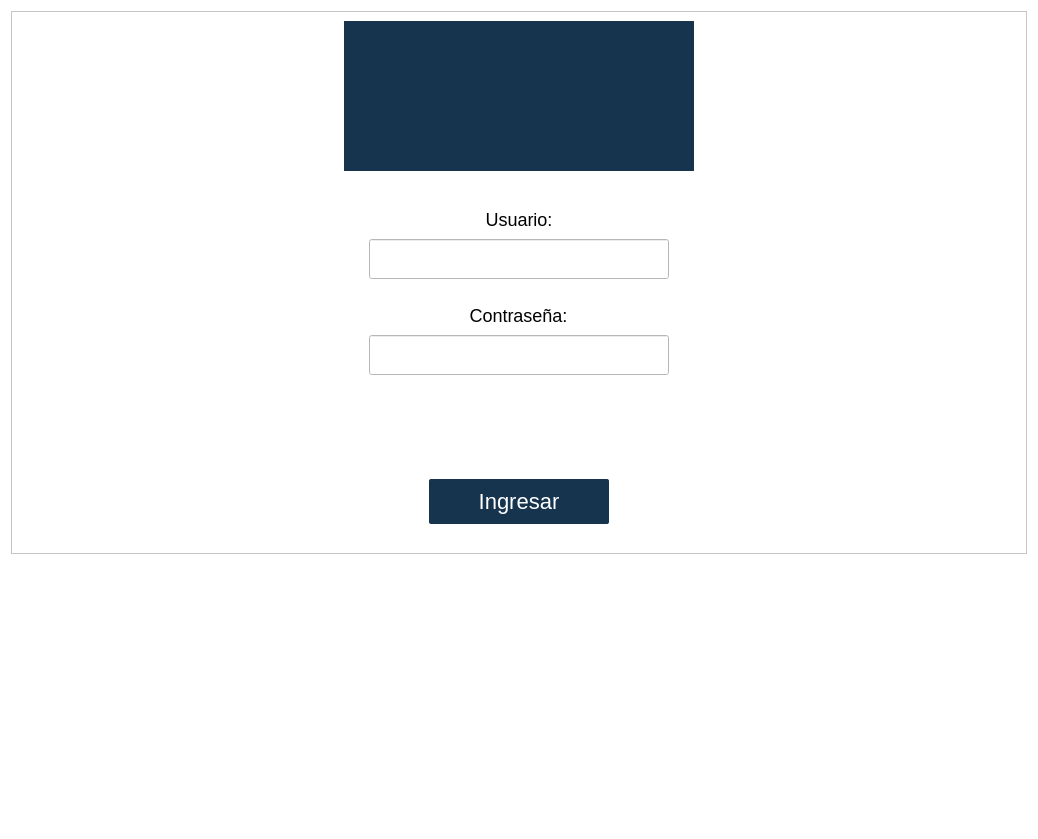
<?xml version="1.0" encoding="UTF-8"?>
<ui version="4.0">
 <class>Form</class>
 <widget class="QWidget" name="Form">
  <property name="geometry">
   <rect>
    <x>0</x>
    <y>0</y>
    <width>1038</width>
    <height>839</height>
   </rect>
  </property>
  <property name="sizePolicy">
   <sizepolicy hsizetype="Fixed" vsizetype="Preferred">
    <horstretch>0</horstretch>
    <verstretch>0</verstretch>
   </sizepolicy>
  </property>
  <property name="minimumSize">
   <size>
    <width>600</width>
    <height>700</height>
   </size>
  </property>
  <property name="windowTitle">
   <string>Form</string>
  </property>
  <property name="styleSheet">
   <string notr="true">background-color: rgb(255, 255, 255);</string>
  </property>
  <layout class="QVBoxLayout" name="verticalLayout_2">
   <item alignment="Qt::AlignTop">
    <widget class="QStackedWidget" name="stackedWidget">
     <property name="sizePolicy">
      <sizepolicy hsizetype="Preferred" vsizetype="Preferred">
       <horstretch>0</horstretch>
       <verstretch>0</verstretch>
      </sizepolicy>
     </property>
     <property name="minimumSize">
      <size>
       <width>500</width>
       <height>0</height>
      </size>
     </property>
     <property name="styleSheet">
      <string notr="true">background-color: rgb(255, 255, 255);</string>
     </property>
     <property name="frameShape">
      <enum>QFrame::StyledPanel</enum>
     </property>
     <property name="frameShadow">
      <enum>QFrame::Raised</enum>
     </property>
     <widget class="QWidget" name="stackedWidgetPage1">
      <layout class="QVBoxLayout" name="verticalLayout">
       <item alignment="Qt::AlignHCenter|Qt::AlignTop">
        <widget class="QLabel" name="label_7">
         <property name="sizePolicy">
          <sizepolicy hsizetype="Preferred" vsizetype="Preferred">
           <horstretch>0</horstretch>
           <verstretch>0</verstretch>
          </sizepolicy>
         </property>
         <property name="minimumSize">
          <size>
           <width>350</width>
           <height>150</height>
          </size>
         </property>
         <property name="styleSheet">
          <string notr="true">alternate-background-color: rgb(119, 118, 123);

    background-color: #16344D; /* Color de fondo */</string>
         </property>
         <property name="text">
          <string/>
         </property>
         <property name="pixmap">
          <pixmap>../../assets/icono.png</pixmap>
         </property>
         <property name="scaledContents">
          <bool>true</bool>
         </property>
        </widget>
       </item>
       <item>
        <spacer name="verticalSpacer_2">
         <property name="orientation">
          <enum>Qt::Vertical</enum>
         </property>
         <property name="sizeType">
          <enum>QSizePolicy::Fixed</enum>
         </property>
         <property name="sizeHint" stdset="0">
          <size>
           <width>20</width>
           <height>30</height>
          </size>
         </property>
        </spacer>
       </item>
       <item alignment="Qt::AlignHCenter">
        <widget class="QToolButton" name="toolButton">
         <property name="styleSheet">
          <string notr="true">border:none;
font:18px;</string>
         </property>
         <property name="text">
          <string>Usuario:</string>
         </property>
         <property name="icon">
          <iconset>
           <normaloff>../../assets/iconos/user.png</normaloff>../../assets/iconos/user.png</iconset>
         </property>
         <property name="iconSize">
          <size>
           <width>24</width>
           <height>24</height>
          </size>
         </property>
         <property name="toolButtonStyle">
          <enum>Qt::ToolButtonTextBesideIcon</enum>
         </property>
        </widget>
       </item>
       <item alignment="Qt::AlignHCenter">
        <widget class="QLineEdit" name="lineEditUsuario">
         <property name="sizePolicy">
          <sizepolicy hsizetype="Fixed" vsizetype="Fixed">
           <horstretch>0</horstretch>
           <verstretch>0</verstretch>
          </sizepolicy>
         </property>
         <property name="minimumSize">
          <size>
           <width>300</width>
           <height>40</height>
          </size>
         </property>
         <property name="maximumSize">
          <size>
           <width>16777215</width>
           <height>35</height>
          </size>
         </property>
         <property name="styleSheet">
          <string notr="true">QLineEdit {

    background-color: #f5f5f5; /* Gris más claro cuando se escribe */
    border: none; /* Sin bordes generales */
    border-bottom: 1px solid #000000; /* Solo borde inferior inicial */
    border-radius: 0px; /* Sin bordes redondeados */
    padding: 5px; /* Espaciado interno */
    font: 18px;
QLineEdit {

    background-color: #f5f5f5; /* Gris más claro cuando se escribe */
    border: none; /* Sin bordes generales */
    border-bottom: 1px solid #000000; /* Solo borde inferior inicial */
    border-radius: 0px; /* Sin bordes redondeados */
    padding: 5px; /* Espaciado interno */
    font: 10px;

	margin-right: 8px; /* Margen a la derecha de 10px */
}

/* Al pasar el mouse, se agregan los bordes izquierdo y derecho */
QLineEdit:hover {
    border-bottom: 2px solid #16344D; /* Mantiene el borde inferior */
}

/* Al hacer clic (foco), se mantiene igual que el hover */
QLineEdit:focus {
    border-bottom: 2px solid #16344D;
    background-color: #e0e0e0; /* Gris más claro cuando se escribe */
    box-shadow: 0 0 5px rgba(0, 0, 0, 0.3); /* Sombra opcional al activar */
}

}

/* Al pasar el mouse, se agregan los bordes izquierdo y derecho */
QLineEdit:hover {
    border-bottom: 2px solid #16344D; /* Mantiene el borde inferior */
}

/* Al hacer clic (foco), se mantiene igual que el hover */
QLineEdit:focus {
    border-bottom: 2px solid #16344D;
    background-color: #e0e0e0; /* Gris más claro cuando se escribe */
    box-shadow: 0 0 5px rgba(0, 0, 0, 0.3); /* Sombra opcional al activar */
}
</string>
         </property>
         <property name="text">
          <string/>
         </property>
        </widget>
       </item>
       <item>
        <spacer name="verticalSpacer">
         <property name="orientation">
          <enum>Qt::Vertical</enum>
         </property>
         <property name="sizeType">
          <enum>QSizePolicy::Fixed</enum>
         </property>
         <property name="sizeHint" stdset="0">
          <size>
           <width>20</width>
           <height>20</height>
          </size>
         </property>
        </spacer>
       </item>
       <item alignment="Qt::AlignHCenter">
        <widget class="QToolButton" name="toolButton_2">
         <property name="styleSheet">
          <string notr="true">border:none;
font:18px;</string>
         </property>
         <property name="text">
          <string>Contraseña:</string>
         </property>
         <property name="icon">
          <iconset>
           <normaloff>../../assets/iconos/padlock.png</normaloff>../../assets/iconos/padlock.png</iconset>
         </property>
         <property name="iconSize">
          <size>
           <width>24</width>
           <height>24</height>
          </size>
         </property>
         <property name="toolButtonStyle">
          <enum>Qt::ToolButtonTextBesideIcon</enum>
         </property>
        </widget>
       </item>
       <item alignment="Qt::AlignHCenter">
        <widget class="QLineEdit" name="lineEditPassword">
         <property name="sizePolicy">
          <sizepolicy hsizetype="Fixed" vsizetype="Fixed">
           <horstretch>0</horstretch>
           <verstretch>0</verstretch>
          </sizepolicy>
         </property>
         <property name="minimumSize">
          <size>
           <width>300</width>
           <height>40</height>
          </size>
         </property>
         <property name="maximumSize">
          <size>
           <width>16777215</width>
           <height>35</height>
          </size>
         </property>
         <property name="styleSheet">
          <string notr="true">QLineEdit {

    background-color: #f5f5f5; /* Gris más claro cuando se escribe */
    border: none; /* Sin bordes generales */
    border-bottom: 1px solid #000000; /* Solo borde inferior inicial */
    border-radius: 0px; /* Sin bordes redondeados */
    padding: 5px; /* Espaciado interno */
    font: 18px;
QLineEdit {

    background-color: #f5f5f5; /* Gris más claro cuando se escribe */
    border: none; /* Sin bordes generales */
    border-bottom: 1px solid #000000; /* Solo borde inferior inicial */
    border-radius: 0px; /* Sin bordes redondeados */
    padding: 5px; /* Espaciado interno */
    font: 10px;

	margin-right: 8px; /* Margen a la derecha de 10px */
}

/* Al pasar el mouse, se agregan los bordes izquierdo y derecho */
QLineEdit:hover {
    border-bottom: 2px solid #16344D; /* Mantiene el borde inferior */
}

/* Al hacer clic (foco), se mantiene igual que el hover */
QLineEdit:focus {
    border-bottom: 2px solid #16344D;
    background-color: #e0e0e0; /* Gris más claro cuando se escribe */
    box-shadow: 0 0 5px rgba(0, 0, 0, 0.3); /* Sombra opcional al activar */
}

}

/* Al pasar el mouse, se agregan los bordes izquierdo y derecho */
QLineEdit:hover {
    border-bottom: 2px solid #16344D; /* Mantiene el borde inferior */
}

/* Al hacer clic (foco), se mantiene igual que el hover */
QLineEdit:focus {
    border-bottom: 2px solid #16344D;
    background-color: #e0e0e0; /* Gris más claro cuando se escribe */
    box-shadow: 0 0 5px rgba(0, 0, 0, 0.3); /* Sombra opcional al activar */
}
</string>
         </property>
         <property name="text">
          <string/>
         </property>
        </widget>
       </item>
       <item>
        <spacer name="verticalSpacer_4">
         <property name="orientation">
          <enum>Qt::Vertical</enum>
         </property>
         <property name="sizeType">
          <enum>QSizePolicy::Fixed</enum>
         </property>
         <property name="sizeHint" stdset="0">
          <size>
           <width>20</width>
           <height>100</height>
          </size>
         </property>
        </spacer>
       </item>
       <item alignment="Qt::AlignHCenter">
        <widget class="QPushButton" name="BtnIngresar">
         <property name="sizePolicy">
          <sizepolicy hsizetype="Fixed" vsizetype="Fixed">
           <horstretch>0</horstretch>
           <verstretch>0</verstretch>
          </sizepolicy>
         </property>
         <property name="minimumSize">
          <size>
           <width>180</width>
           <height>45</height>
          </size>
         </property>
         <property name="cursor">
          <cursorShape>PointingHandCursor</cursorShape>
         </property>
         <property name="styleSheet">
          <string notr="true">QPushButton {
    background-color: #16344D; /* Color de fondo */
    border-radius: 2px; /* Bordes redondeados */
    color: white; /* Color del texto */
    padding: 5px 10px; /* Espaciado interno */
    border: none; /* Elimina el borde predeterminado */
    font-size: 22px; /* Tamaño de fuente */
    text-align: Center; /* Alinea el texto a la izquierda */
}

QPushButton:hover {
    background-color: #D9844C; /* Color de fondo al pasar el mouse */
    box-shadow: 0 0 10px rgba(0, 0, 0, 0.5); /* Sombra al pasar el mouse */
    transform: scale(1.02); /* Ligero aumento al pasar el mouse */
    transition: all 0.3s ease-in-out; /* Transición suave */
}

QPushButton::icon {
    padding-right: 5px; /* Espaciado entre el icono y el texto */
}
</string>
         </property>
         <property name="text">
          <string>Ingresar</string>
         </property>
        </widget>
       </item>
       <item>
        <spacer name="verticalSpacer_3">
         <property name="orientation">
          <enum>Qt::Vertical</enum>
         </property>
         <property name="sizeType">
          <enum>QSizePolicy::Fixed</enum>
         </property>
         <property name="sizeHint" stdset="0">
          <size>
           <width>20</width>
           <height>20</height>
          </size>
         </property>
        </spacer>
       </item>
      </layout>
     </widget>
    </widget>
   </item>
  </layout>
 </widget>
 <resources/>
 <connections/>
</ui>
